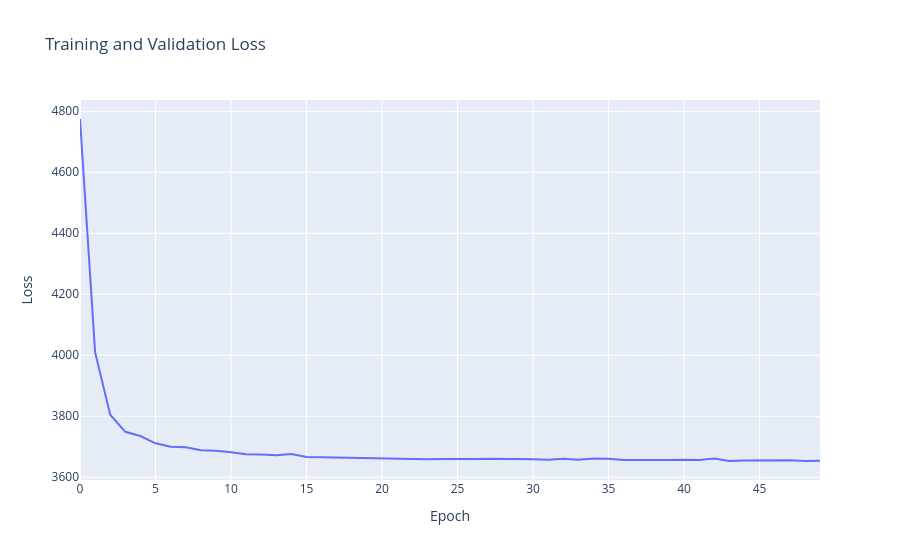

Write notebook code for a chart like this one.
### Code cell
losses = model.losses.cpu().detach().numpy()
go.Figure(
    data=[
        go.Scatter(
            x=list(range(len(losses))),
            y=losses,
            name="Train Loss",
            mode="lines",
        ),
    ],
    layout=go.Layout(
        title="Training and Validation Loss",
        xaxis=dict(title="Epoch"),
        yaxis=dict(title="Loss"),
    ),
)

### Figure 1 — Plotly figure (JSON) as saved in the notebook; plotly's stock layout.template omitted (floating-point values rounded to 4 significant figures)
{"data": [{"mode": "lines", "name": "Train Loss", "type": "scatter", "x": [0, 1, 2, 3, 4, 5, 6, 7, 8, 9, 10, 11, 12, 13, 14, 15, 16, 17, 18, 19, 20, 21, 22, 23, 24, 25, 26, 27, 28, 29, 30, 31, 32, 33, 34, 35, 36, 37, 38, 39, 40, 41, 42, 43, 44, 45, 46, 47, 48, 49], "y": [4775.0, 4010.0, 3805.0, 3749.0, 3735.0, 3711.0, 3700.0, 3698.0, 3689.0, 3687.0, 3682.0, 3675.0, 3674.0, 3672.0, 3676.0, 3667.0, 3666.0, 3665.0, 3663.0, 3664.0, 3662.0, 3661.0, 3661.0, 3659.0, 3660.0, 3659.0, 3660.0, 3661.0, 3662.0, 3660.0, 3659.0, 3658.0, 3660.0, 3658.0, 3662.0, 3660.0, 3657.0, 3656.0, 3655.0, 3657.0, 3658.0, 3657.0, 3661.0, 3653.0, 3655.0, 3656.0, 3656.0, 3656.0, 3654.0, 3654.0]}], "layout": {"title": {"text": "Training and Validation Loss"}, "xaxis": {"title": {"text": "Epoch"}}, "yaxis": {"title": {"text": "Loss"}}}}
